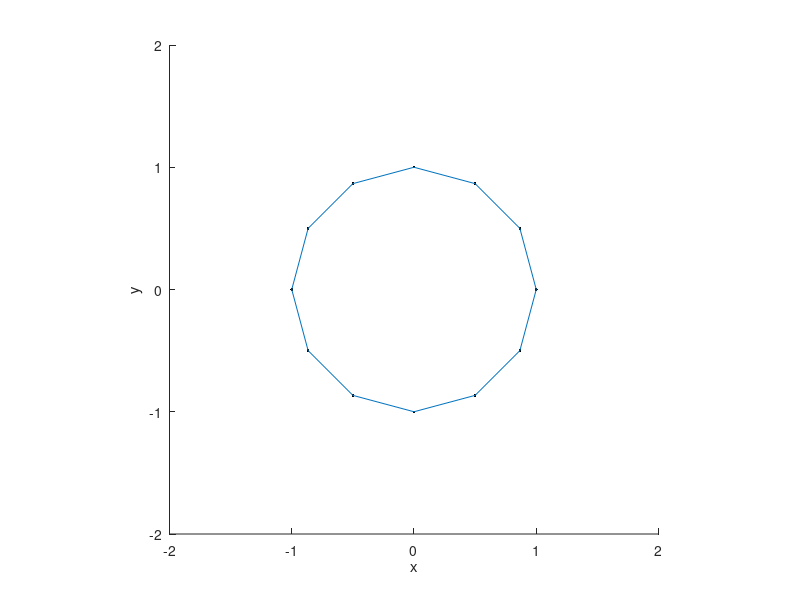
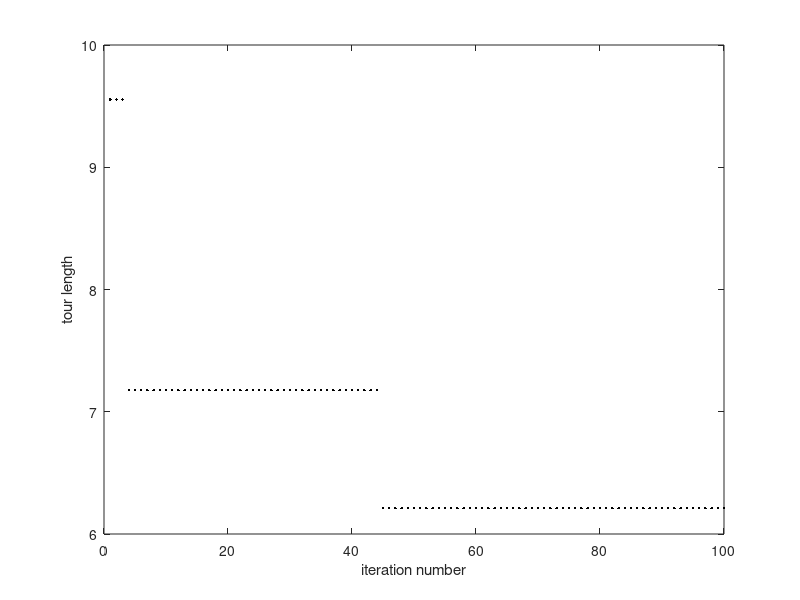

These charts were generated, in order, by the following MATLAB code:
% Bee Colony algorithm optimization for solving a TSP problem with 12 cities)
% written by Mojtaba Eslami

clear all

n = 12; % the number of cities in the TSP problem. In this problem it is 
        % assumed that all cities are located on a circle

for k=1:n
    x(k) = cos(k*2*pi/n);
    y(k) = sin(k*2*pi/n);
end

figure(1);clf;hold on
plot(x,y,'k.')
axis square
xlabel('x')
ylabel('y')

axis([-2 2 -2 2])



% parameters of the BCO algorithm
B = 50; % number of artificial bees in the hive. NC is assumed to be equal to unity

solution = zeros(B,n); % solution(k,:) contains the number of sucsessive nodes found by the k'th bee
solution(:,1) = ones(B,1);
city_count = 1;

max_iter = 100;
best_min(1) = 1e5;

for k=1:max_iter
    while 1
    
        possible_moves = zeros(B,n-city_count);
        for z=1:B
            c = 1;
            for s=1:n
                if all(solution(z,:)~=s) && all(possible_moves(z,:)~=s)
                    possible_moves(z,c) = s;
                    c = c+1;
                end
            end
        end
    
        for z=1:B
            for s=1:n-city_count
                move_length(z,s) = sqrt((x(solution(z,city_count))-x(possible_moves(z,s)))^2 ...
                    +(y(solution(z,city_count))-y(possible_moves(z,s)))^2);
            end
        end

        for z=1:B
            p(z,:) = 1./move_length(z,:);
            P(z,:) = p(z,:)/sum(p(z,:));
        end
    
        for z = 1:B 
            s = 0;
            temp = rand;
            count2 = 0;
            while s<temp
                s = s+P(z,count2+1);
                count2 = count2+1;
            end
            solution(z,city_count+1) = possible_moves(z,count2);

        end
    
    %backward pass
    
    % calculation of the fitness function
        temp1 = zeros(1,B);
        for z=1:B
            for s=1:city_count
                temp1(z) = temp1(z)+sqrt((x(solution(z,s))-x(solution(z,s+1)))^2 ...
                    +(y(solution(z,s))-y(solution(z,s+1)))^2);
            end
            temp1(z) = temp1(z)+sqrt((x(solution(z,city_count+1))-x(solution(z,1)))^2+(y(solution(z,city_count+1))-y(solution(z,1)))^2);
        end
    
        for z=1:B
            fitness(z) = 1/temp1(z);
        end
    
        pm = fitness/sum(fitness);
        
    % implementation of the roulette-wheel
        for z = 1:B 
            s = 0;
            temp = rand;
            count2 = 0;
            while s<temp
                s = s+pm(count2+1);
                count2 = count2+1;
            end
            solution_new(z,:) = solution(count2,:);

        end
            
        % saving the best results obtained so far
        
        clear possible_moves move_length p P

        city_count = city_count+1;
        
        if city_count<n
            solution = solution_new;
        else
            break
        end

    end % end while

    if all(min(temp1)<best_min)
        best_min(k) = min(temp1);
        best_tour = solution(find(temp1==min(temp1)),:);
    else
        best_min(k) = min(best_min);
    end
    city_count = 1;
    solution = zeros(B,n); 
    solution(:,1) = ones(B,1);
end


figure(1)
for k=1:n-1
    line([x(best_tour(1,k)) x(best_tour(1,k+1))],[y(best_tour(1,k)) y(best_tour(1,k+1))])
end
line([x(best_tour(1,end)) x(best_tour(1,1))],[y(best_tour(1,end)) y(best_tour(1,1))])

figure(2)
plot(best_min,'k.')
xlabel('iteration number')
ylabel('tour length')

sprintf('minimum tour length: %f', n*sqrt((1-cos(2*pi/n))^2+(sin(2*pi/n))^2))

